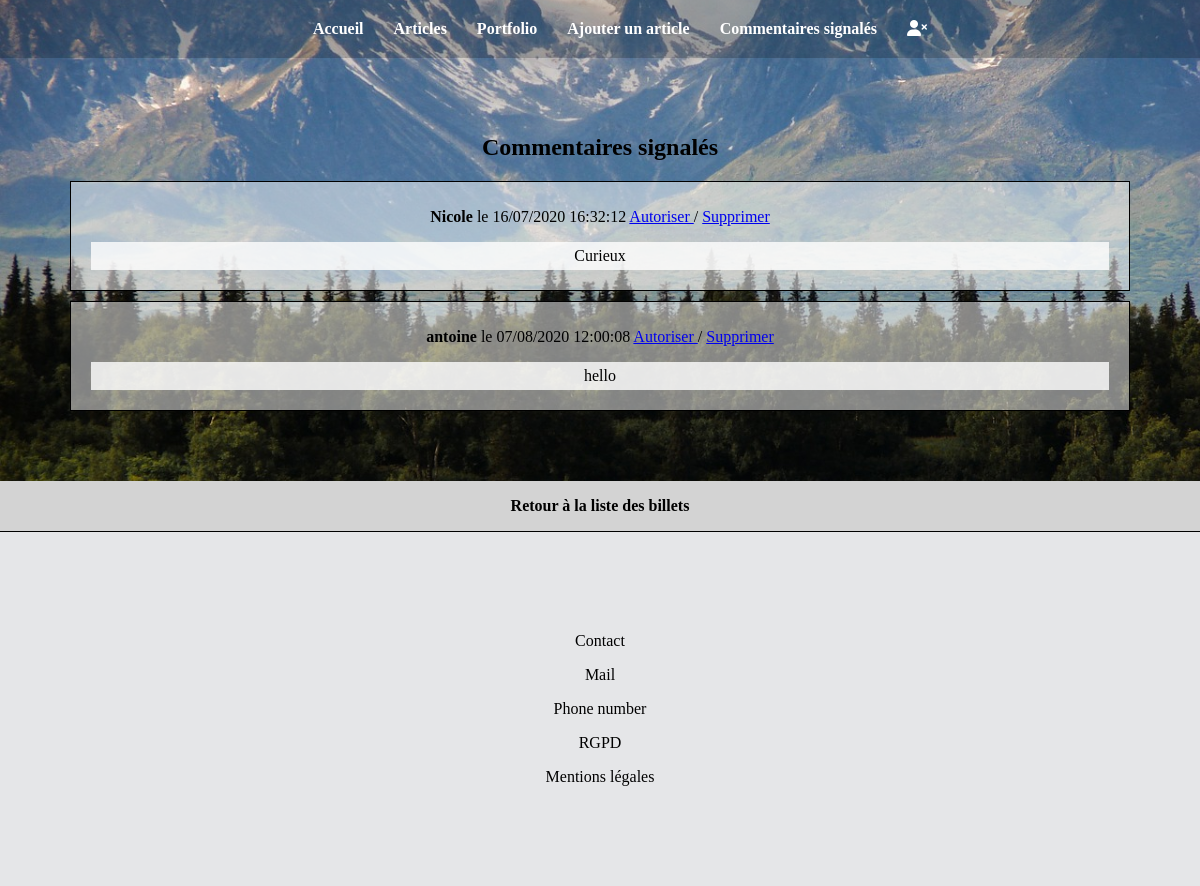
Screenshot of /projet5/index.php?action=reportedComments (signed in) with the database file from the repository.
### tables this page shows
CREATE TABLE `comments` (
  `id` int(11) NOT NULL,
  `post_id` int(11) NOT NULL,
  `author` varchar(255) NOT NULL,
  `com` text NOT NULL,
  `comment_date` datetime NOT NULL,
  `comment_report` int(11) NOT NULL
);

### projet5/model/CommentManager.php (called while the page is built, shortened)
<?php
require_once("model/Comment.php");
class CommentManager extends Manager
{
    public function getCommentReported()
    {
        $db = $this->dbConnect();
        $req = $db->query('SELECT * FROM comments WHERE comment_report = 1');
        while ($data = $req->fetch())
        {
            $commentReported[] = new Comment($data);
        }
        if (isset($commentReported))
        {
            return $commentReported;
        }
    }
}

### projet5/model/Comment.php (called while the page is built, shortened)
<?php
class Comment
{
  private $id;
  private $author;
  private $com;
  private $comment_date;
  public function hydrate(array $donnees)
  {
      foreach ($donnees as $key => $value)
    {
      $method = 'set'.ucfirst($key);
    }
  }
  public function id() { return $this->id; }
  public function author() { return $this->author; }
  public function com() { return $this->com; }
  public function comment_date_fr() {
    $date = new \DateTime($this->comment_date);
    return $date->format('d/m/Y H:i:s');
  }
  public function setId($id)
  {
    $this->id = (int) $id;
  }
  public function setAuthor($author)
  {
    if (is_string($author) && strlen($author) <= 30)
    {
      $this->author = $author;
    }
  }
  public function setCom($com)
  {
  if (is_string($com) && strlen($com) <= 300)
    {
      $this->com = $com;
    }
  }
  public function setComment_date($comment_date)
  {
      $this->comment_date = $comment_date;
  }
}

### projet5/view/backend/reportedComments.php (the view, shortened to what this page needs)
<section>
   <h2>Commentaires signalés</h2>
    <?php
    if (isset($reportedComments)){
        foreach ($reportedComments as $reportedComment)
        {
        ?>
        <div class='containerReportedComment'>
            <p><strong><?= htmlspecialchars($reportedComment->author()) ?></strong> le <?= $reportedComment->comment_date_fr() ?>
                <a href='index.php?action=allowComment&amp;id=<?= $reportedComment->id() ?>' onclick="return confirm('Etes vous sûre de vouloir autoriser ce commentaire ?');">Autoriser </a> /
                <a href='index.php?action=deleteComment&amp;id=<?= $reportedComment->id() ?>' onclick="return confirm('Etes vous sûre de vouloir supprimer ce commentaire ?');">Supprimer</a>
            </p>
            <p class ='comment'><?= nl2br(htmlspecialchars($reportedComment->com())) ?></p>
        </div>
        <?php
        }
    } else {
    ?> <p class='containerReportedComment'> Aucun commentaire signalé <p>
    <?php
    }
    ?>
</section>
<p class='returnListPosts'><a href="index.php">Retour à la liste des billets</a></p>
<?php require('view/frontend/template.php'); ?>

### projet5/public/css/style.css (style rules this page uses)
body { text-align: center; background-color: #d3d3d3; margin:0; font-family: "Times New Roman", "Arial Black", Arial, Verdana, sans-serif; }
h2 { padding-top: 5%; }
.comment { word-break: break-all; }
section { background-image: url('../images/image3.jpg'); background-repeat: no-repeat; background-position: center; background-size: cover; padding: 5%; }
.returnListPosts a { text-decoration: none; color: black; font-weight: bold; }
.containerReportedComment { border: 1px solid black; padding: 10px; margin: 10px; background-color: rgba(255,255,255,0.5); }
.comment { background-color: rgba(255,255,255,0.8); padding: 5px; margin: 10px; }

### rows the page displays
comments: author "Nicole", comment_date "16/07/2020 16:32:12", com "Curieux"
comments: author "antoine", comment_date "07/08/2020 12:00:08", com "hello"
